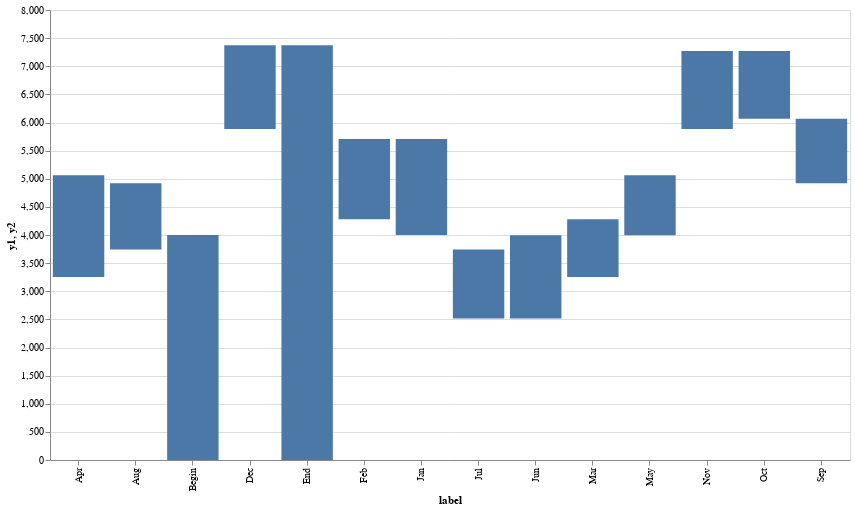

The notebook cell saved with this chart:
### Markdown cell above
We added two columns, `y1` and `y2`, representing the top and bottom location of each bar.  Note that `y1` may be smaller than `y2` for some observations, and that is OK. Altair is able generate the correct bar shape if the top and bottom locations are flipped.

### First try

Next, let's use Altair's `mark_bar` and see the resulting plot.

### Code cell
base = alt.Chart(source)
bar_layer = base.mark_bar().encode(x="label:N", 
                                   y="y1:Q", 
                                   y2="y2:Q")
bar_layer.properties(width=800, height=450)

### Figure 1 — Vega-Lite specification as saved in the notebook (floating-point values rounded to 4 significant figures)
{"config": {"view": {"continuousWidth": 400, "continuousHeight": 300}}, "data": {"name": "data-95d312127d66c9a0e45ec8c4bac450dc"}, "mark": "bar", "encoding": {"x": {"field": "label", "type": "nominal"}, "y": {"field": "y1", "type": "quantitative"}, "y2": {"field": "y2"}}, "height": 450, "width": 800, "$schema": "https://vega.github.io/schema/vega-lite/v4.17.0.json", "datasets": {"data-95d312127d66c9a0e45ec8c4bac450dc": [{"label": "Begin", "amount": 4000, "y2": 4000, "y1": 0}, {"label": "Jan", "amount": 1707, "y2": 5707, "y1": 4000}, {"label": "Feb", "amount": -1425, "y2": 4282, "y1": 5707}, {"label": "Mar", "amount": -1030, "y2": 3252, "y1": 4282}, {"label": "Apr", "amount": 1812, "y2": 5064, "y1": 3252}, {"label": "May", "amount": -1067, "y2": 3997, "y1": 5064}, {"label": "Jun", "amount": -1481, "y2": 2516, "y1": 3997}, {"label": "Jul", "amount": 1228, "y2": 3744, "y1": 2516}, {"label": "Aug", "amount": 1176, "y2": 4920, "y1": 3744}, {"label": "Sep", "amount": 1146, "y2": 6066, "y1": 4920}, {"label": "Oct", "amount": 1205, "y2": 7271, "y1": 6066}, {"label": "Nov", "amount": -1388, "y2": 5883, "y1": 7271}, {"label": "Dec", "amount": 1492, "y2": 7375, "y1": 5883}, {"label": "End", "amount": 0, "y2": 7375, "y1": 0}]}}
